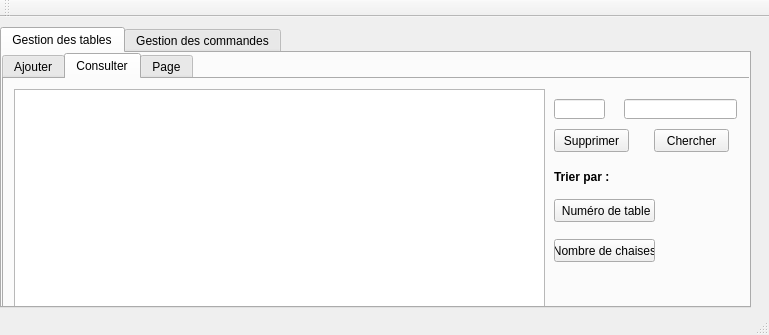
<?xml version="1.0" encoding="UTF-8"?>
<ui version="4.0">
 <class>MainWindow</class>
 <widget class="QMainWindow" name="MainWindow">
  <property name="geometry">
   <rect>
    <x>0</x>
    <y>0</y>
    <width>769</width>
    <height>335</height>
   </rect>
  </property>
  <property name="windowTitle">
   <string>Gestion des Clients</string>
  </property>
  <widget class="QWidget" name="centralWidget">
   <widget class="QTabWidget" name="tabWidget">
    <property name="geometry">
     <rect>
      <x>0</x>
      <y>10</y>
      <width>751</width>
      <height>281</height>
     </rect>
    </property>
    <property name="currentIndex">
     <number>0</number>
    </property>
    <widget class="QWidget" name="tab">
     <attribute name="title">
      <string>Gestion des tables</string>
     </attribute>
     <widget class="QTabWidget" name="tabWidget_2">
      <property name="geometry">
       <rect>
        <x>0</x>
        <y>0</y>
        <width>751</width>
        <height>261</height>
       </rect>
      </property>
      <property name="currentIndex">
       <number>1</number>
      </property>
      <widget class="QWidget" name="tab_3">
       <attribute name="title">
        <string>Ajouter</string>
       </attribute>
       <widget class="QLabel" name="label">
        <property name="geometry">
         <rect>
          <x>10</x>
          <y>20</y>
          <width>47</width>
          <height>13</height>
         </rect>
        </property>
        <property name="text">
         <string>Numéro</string>
        </property>
       </widget>
       <widget class="QLabel" name="label_2">
        <property name="geometry">
         <rect>
          <x>10</x>
          <y>50</y>
          <width>91</width>
          <height>16</height>
         </rect>
        </property>
        <property name="text">
         <string>Nombre de chaises</string>
        </property>
       </widget>
       <widget class="QLabel" name="label_3">
        <property name="geometry">
         <rect>
          <x>10</x>
          <y>80</y>
          <width>81</width>
          <height>16</height>
         </rect>
        </property>
        <property name="text">
         <string>Emplacement</string>
        </property>
       </widget>
       <widget class="QLabel" name="label_4">
        <property name="geometry">
         <rect>
          <x>10</x>
          <y>120</y>
          <width>71</width>
          <height>16</height>
         </rect>
        </property>
        <property name="text">
         <string>Disponibilité</string>
        </property>
       </widget>
       <widget class="QLabel" name="label_5">
        <property name="geometry">
         <rect>
          <x>10</x>
          <y>160</y>
          <width>71</width>
          <height>16</height>
         </rect>
        </property>
        <property name="text">
         <string>Debarrassage</string>
        </property>
       </widget>
       <widget class="QLineEdit" name="lineEdit">
        <property name="geometry">
         <rect>
          <x>130</x>
          <y>20</y>
          <width>113</width>
          <height>20</height>
         </rect>
        </property>
       </widget>
       <widget class="QLineEdit" name="lineEdit_2">
        <property name="geometry">
         <rect>
          <x>130</x>
          <y>50</y>
          <width>113</width>
          <height>20</height>
         </rect>
        </property>
       </widget>
       <widget class="QComboBox" name="comboBox">
        <property name="geometry">
         <rect>
          <x>130</x>
          <y>80</y>
          <width>69</width>
          <height>22</height>
         </rect>
        </property>
        <item>
         <property name="text">
          <string>Extérieur</string>
         </property>
        </item>
        <item>
         <property name="text">
          <string>Intérieur</string>
         </property>
        </item>
       </widget>
       <widget class="QComboBox" name="comboBox_2">
        <property name="geometry">
         <rect>
          <x>130</x>
          <y>120</y>
          <width>69</width>
          <height>22</height>
         </rect>
        </property>
        <item>
         <property name="text">
          <string>Libre</string>
         </property>
        </item>
        <item>
         <property name="text">
          <string>Occpé</string>
         </property>
        </item>
       </widget>
       <widget class="QPushButton" name="pushButton">
        <property name="geometry">
         <rect>
          <x>300</x>
          <y>90</y>
          <width>75</width>
          <height>23</height>
         </rect>
        </property>
        <property name="text">
         <string>Ajouter</string>
        </property>
       </widget>
       <widget class="QLineEdit" name="lineEdit_3">
        <property name="geometry">
         <rect>
          <x>130</x>
          <y>160</y>
          <width>113</width>
          <height>20</height>
         </rect>
        </property>
       </widget>
       <widget class="QLineEdit" name="lineEdit_5">
        <property name="geometry">
         <rect>
          <x>520</x>
          <y>40</y>
          <width>113</width>
          <height>20</height>
         </rect>
        </property>
       </widget>
       <widget class="QPushButton" name="pushButton_3">
        <property name="geometry">
         <rect>
          <x>540</x>
          <y>90</y>
          <width>75</width>
          <height>23</height>
         </rect>
        </property>
        <property name="text">
         <string>Modifier</string>
        </property>
       </widget>
       <widget class="QLabel" name="label_6">
        <property name="geometry">
         <rect>
          <x>520</x>
          <y>10</y>
          <width>141</width>
          <height>20</height>
         </rect>
        </property>
        <property name="text">
         <string>Entrer le numéro de table </string>
        </property>
       </widget>
      </widget>
      <widget class="QWidget" name="tab_4">
       <attribute name="title">
        <string>Consulter</string>
       </attribute>
       <widget class="QTableView" name="tableView">
        <property name="geometry">
         <rect>
          <x>10</x>
          <y>10</y>
          <width>531</width>
          <height>241</height>
         </rect>
        </property>
       </widget>
       <widget class="QPushButton" name="pushButton_2">
        <property name="geometry">
         <rect>
          <x>550</x>
          <y>50</y>
          <width>75</width>
          <height>23</height>
         </rect>
        </property>
        <property name="text">
         <string>Supprimer</string>
        </property>
       </widget>
       <widget class="QLineEdit" name="lineEdit_4">
        <property name="geometry">
         <rect>
          <x>550</x>
          <y>20</y>
          <width>51</width>
          <height>20</height>
         </rect>
        </property>
       </widget>
       <widget class="QPushButton" name="pushButton_8">
        <property name="geometry">
         <rect>
          <x>550</x>
          <y>120</y>
          <width>101</width>
          <height>23</height>
         </rect>
        </property>
        <property name="text">
         <string> Numéro de table</string>
        </property>
       </widget>
       <widget class="QLabel" name="label_16">
        <property name="geometry">
         <rect>
          <x>550</x>
          <y>90</y>
          <width>61</width>
          <height>16</height>
         </rect>
        </property>
        <property name="font">
         <font>
          <weight>75</weight>
          <bold>true</bold>
         </font>
        </property>
        <property name="text">
         <string>Trier par :</string>
        </property>
       </widget>
       <widget class="QPushButton" name="pushButton_9">
        <property name="geometry">
         <rect>
          <x>550</x>
          <y>160</y>
          <width>101</width>
          <height>23</height>
         </rect>
        </property>
        <property name="text">
         <string>Nombre de chaises</string>
        </property>
       </widget>
       <widget class="QPushButton" name="pushButton_10">
        <property name="geometry">
         <rect>
          <x>650</x>
          <y>50</y>
          <width>75</width>
          <height>23</height>
         </rect>
        </property>
        <property name="text">
         <string>Chercher</string>
        </property>
       </widget>
       <widget class="QLineEdit" name="find">
        <property name="geometry">
         <rect>
          <x>620</x>
          <y>20</y>
          <width>113</width>
          <height>20</height>
         </rect>
        </property>
       </widget>
      </widget>
      <widget class="QWidget" name="tab_7">
       <attribute name="title">
        <string>Page</string>
       </attribute>
      </widget>
     </widget>
    </widget>
    <widget class="QWidget" name="tab_2">
     <attribute name="title">
      <string>Gestion des commandes</string>
     </attribute>
     <widget class="QTabWidget" name="tabWidget_3">
      <property name="geometry">
       <rect>
        <x>0</x>
        <y>0</y>
        <width>671</width>
        <height>251</height>
       </rect>
      </property>
      <property name="currentIndex">
       <number>1</number>
      </property>
      <widget class="QWidget" name="tab_5">
       <attribute name="title">
        <string>Ajouter</string>
       </attribute>
       <widget class="QGroupBox" name="groupBox">
        <property name="geometry">
         <rect>
          <x>0</x>
          <y>0</y>
          <width>681</width>
          <height>231</height>
         </rect>
        </property>
        <property name="title">
         <string/>
        </property>
        <widget class="QLabel" name="label_7">
         <property name="geometry">
          <rect>
           <x>30</x>
           <y>30</y>
           <width>81</width>
           <height>16</height>
          </rect>
         </property>
         <property name="text">
          <string>ID commande</string>
         </property>
        </widget>
        <widget class="QLabel" name="label_8">
         <property name="geometry">
          <rect>
           <x>30</x>
           <y>60</y>
           <width>47</width>
           <height>13</height>
          </rect>
         </property>
         <property name="text">
          <string>Quantité</string>
         </property>
        </widget>
        <widget class="QLabel" name="label_9">
         <property name="geometry">
          <rect>
           <x>30</x>
           <y>90</y>
           <width>47</width>
           <height>13</height>
          </rect>
         </property>
         <property name="text">
          <string>Lebellé</string>
         </property>
        </widget>
        <widget class="QLabel" name="label_10">
         <property name="geometry">
          <rect>
           <x>30</x>
           <y>120</y>
           <width>61</width>
           <height>16</height>
          </rect>
         </property>
         <property name="text">
          <string>Description</string>
         </property>
        </widget>
        <widget class="QLabel" name="label_11">
         <property name="geometry">
          <rect>
           <x>30</x>
           <y>160</y>
           <width>47</width>
           <height>13</height>
          </rect>
         </property>
         <property name="text">
          <string>Prix</string>
         </property>
        </widget>
        <widget class="QLabel" name="label_12">
         <property name="geometry">
          <rect>
           <x>30</x>
           <y>190</y>
           <width>61</width>
           <height>16</height>
          </rect>
         </property>
         <property name="text">
          <string>Num Table</string>
         </property>
        </widget>
        <widget class="QLineEdit" name="lineEdit_6">
         <property name="geometry">
          <rect>
           <x>100</x>
           <y>30</y>
           <width>113</width>
           <height>20</height>
          </rect>
         </property>
        </widget>
        <widget class="QLineEdit" name="lineEdit_7">
         <property name="geometry">
          <rect>
           <x>100</x>
           <y>190</y>
           <width>113</width>
           <height>20</height>
          </rect>
         </property>
        </widget>
        <widget class="QLineEdit" name="lineEdit_8">
         <property name="geometry">
          <rect>
           <x>100</x>
           <y>160</y>
           <width>113</width>
           <height>20</height>
          </rect>
         </property>
        </widget>
        <widget class="QLineEdit" name="lineEdit_9">
         <property name="geometry">
          <rect>
           <x>100</x>
           <y>120</y>
           <width>113</width>
           <height>20</height>
          </rect>
         </property>
        </widget>
        <widget class="QLineEdit" name="lineEdit_10">
         <property name="geometry">
          <rect>
           <x>100</x>
           <y>90</y>
           <width>113</width>
           <height>20</height>
          </rect>
         </property>
        </widget>
        <widget class="QLineEdit" name="lineEdit_11">
         <property name="geometry">
          <rect>
           <x>100</x>
           <y>60</y>
           <width>113</width>
           <height>20</height>
          </rect>
         </property>
        </widget>
        <widget class="QPushButton" name="pushButton_4">
         <property name="geometry">
          <rect>
           <x>270</x>
           <y>100</y>
           <width>75</width>
           <height>23</height>
          </rect>
         </property>
         <property name="text">
          <string>Ajouter</string>
         </property>
        </widget>
        <widget class="QPushButton" name="pushButton_5">
         <property name="geometry">
          <rect>
           <x>540</x>
           <y>130</y>
           <width>75</width>
           <height>23</height>
          </rect>
         </property>
         <property name="text">
          <string>Modifier</string>
         </property>
        </widget>
        <widget class="QLineEdit" name="lineEdit_12">
         <property name="geometry">
          <rect>
           <x>530</x>
           <y>90</y>
           <width>113</width>
           <height>20</height>
          </rect>
         </property>
        </widget>
        <widget class="QLabel" name="label_13">
         <property name="geometry">
          <rect>
           <x>530</x>
           <y>60</y>
           <width>111</width>
           <height>16</height>
          </rect>
         </property>
         <property name="text">
          <string>Enter l'id du commande</string>
         </property>
        </widget>
       </widget>
      </widget>
      <widget class="QWidget" name="tab_6">
       <attribute name="title">
        <string>Consulter</string>
       </attribute>
       <widget class="QTableView" name="tableView_2">
        <property name="geometry">
         <rect>
          <x>0</x>
          <y>0</y>
          <width>541</width>
          <height>221</height>
         </rect>
        </property>
       </widget>
       <widget class="QLabel" name="label_14">
        <property name="geometry">
         <rect>
          <x>550</x>
          <y>30</y>
          <width>121</width>
          <height>20</height>
         </rect>
        </property>
        <property name="text">
         <string>Entrer l'id du commande</string>
        </property>
       </widget>
       <widget class="QLineEdit" name="lineEdit_13">
        <property name="geometry">
         <rect>
          <x>570</x>
          <y>60</y>
          <width>71</width>
          <height>20</height>
         </rect>
        </property>
       </widget>
       <widget class="QPushButton" name="pushButton_6">
        <property name="geometry">
         <rect>
          <x>570</x>
          <y>110</y>
          <width>75</width>
          <height>23</height>
         </rect>
        </property>
        <property name="text">
         <string>Supprimer</string>
        </property>
       </widget>
      </widget>
     </widget>
    </widget>
   </widget>
  </widget>
  <widget class="QMenuBar" name="menuBar">
   <property name="geometry">
    <rect>
     <x>0</x>
     <y>0</y>
     <width>769</width>
     <height>21</height>
    </rect>
   </property>
  </widget>
  <widget class="QToolBar" name="mainToolBar">
   <attribute name="toolBarArea">
    <enum>TopToolBarArea</enum>
   </attribute>
   <attribute name="toolBarBreak">
    <bool>false</bool>
   </attribute>
  </widget>
  <widget class="QStatusBar" name="statusBar"/>
 </widget>
 <layoutdefault spacing="6" margin="11"/>
 <resources/>
 <connections/>
</ui>
